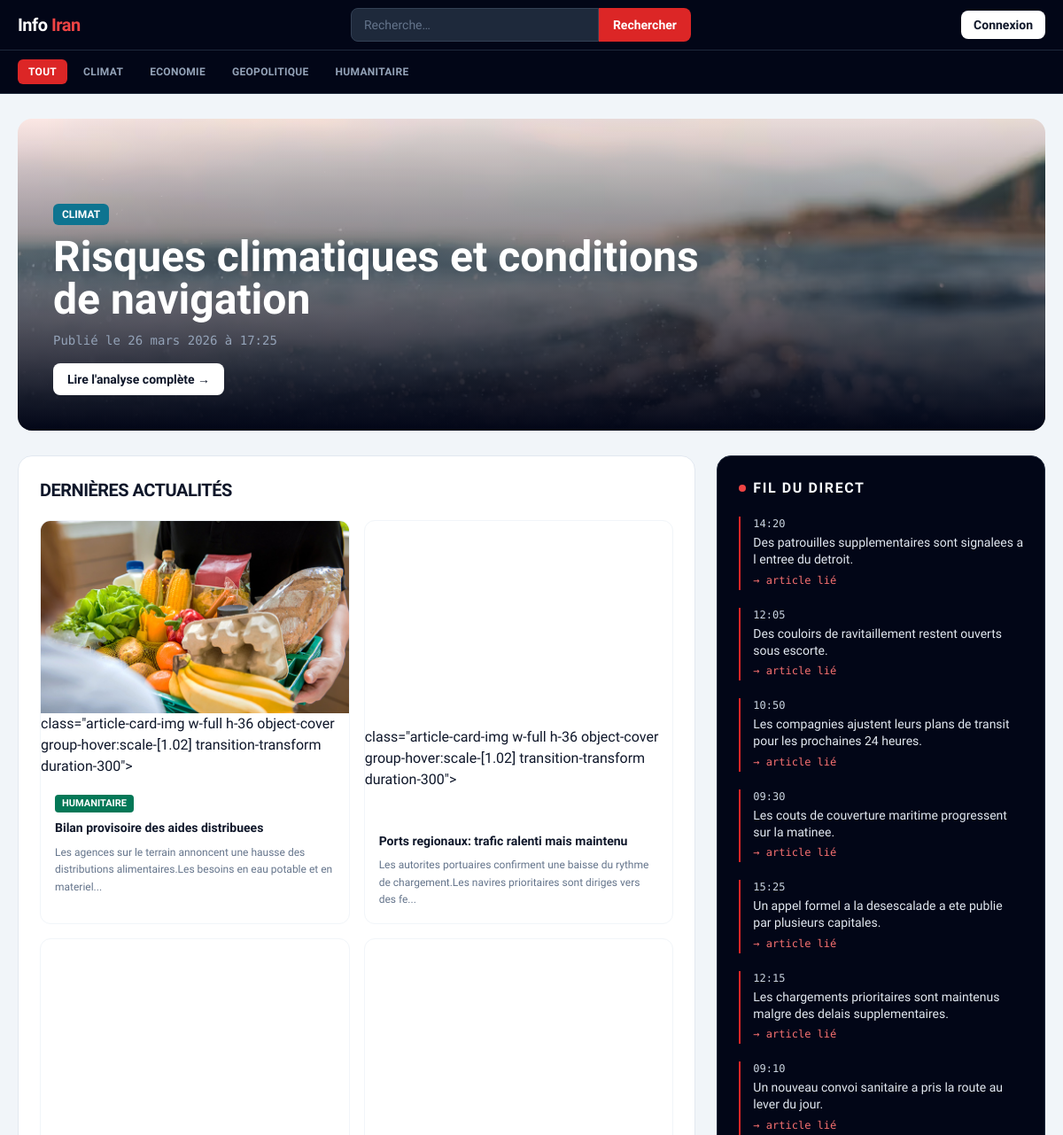
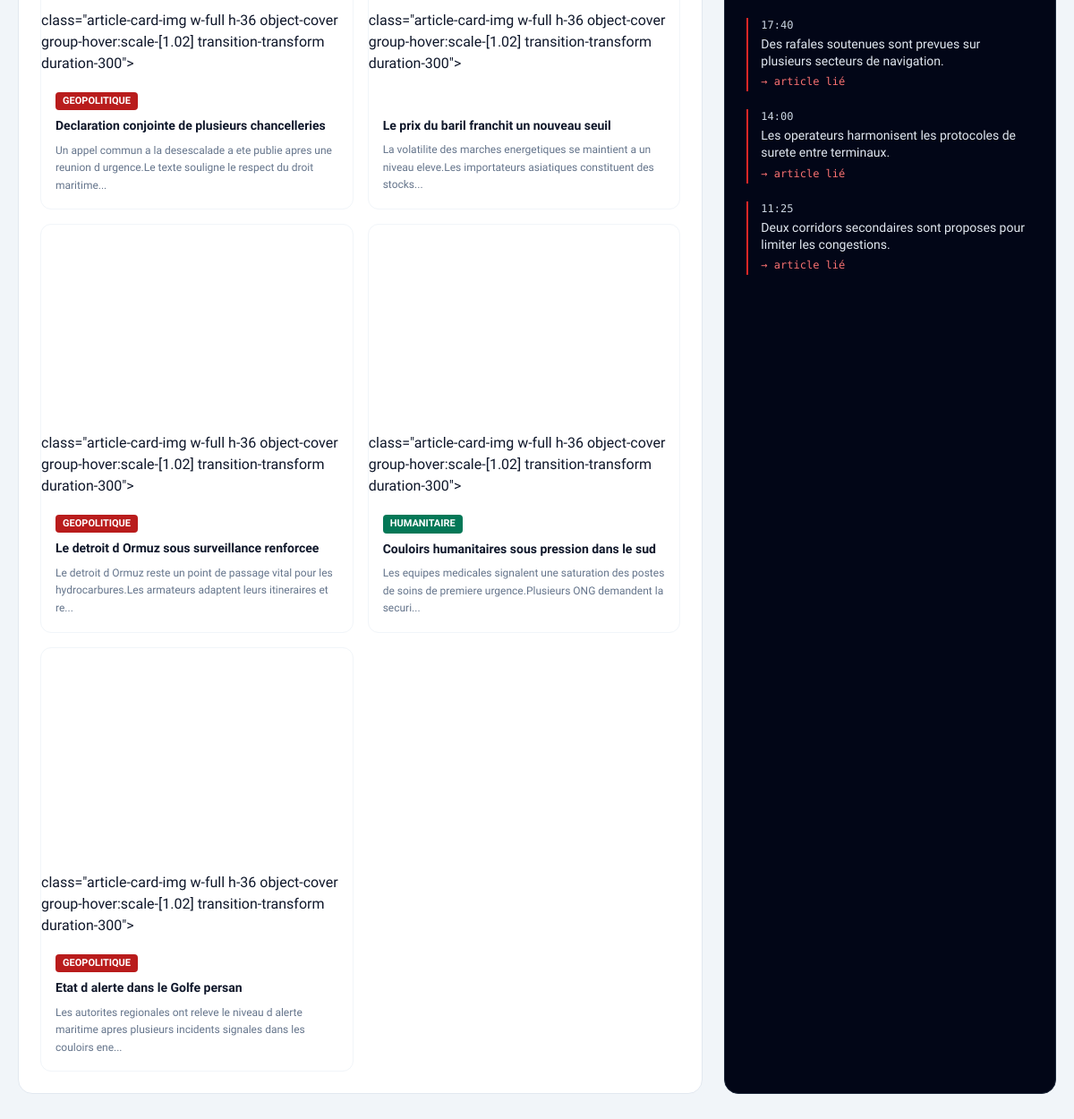
The page / on the database its author committed (2 pictures, top to bottom).
### tables this page shows
CREATE TABLE categories (
    id  INT PRIMARY KEY AUTO_INCREMENT,
    nom VARCHAR(100) NOT NULL,
    description TEXT
);

CREATE TABLE articles (
    id               INT PRIMARY KEY AUTO_INCREMENT,
    titre            VARCHAR(255) NOT NULL,
    slug             VARCHAR(255) UNIQUE NOT NULL,  
    contenu          LONGTEXT NOT NULL,
    date_publication DATETIME DEFAULT CURRENT_TIMESTAMP,
    id_categorie     INT,
    FOREIGN KEY (id_categorie) REFERENCES categories(id) ON DELETE SET NULL
);

CREATE TABLE articles_images (
    id         INT PRIMARY KEY AUTO_INCREMENT,
    id_article INT,
    url_image  VARCHAR(255) NOT NULL,
    legende    VARCHAR(255),
    FOREIGN KEY (id_article) REFERENCES articles(id) ON DELETE CASCADE
);

CREATE TABLE evenements_chronologie (
    id                 INT PRIMARY KEY AUTO_INCREMENT,
    titre_evenement    VARCHAR(200),
    date_evenement     DATETIME NOT NULL,
    description_courte TEXT,
    id_article         INT,
    FOREIGN KEY (id_article) REFERENCES articles(id) ON DELETE SET NULL
);

### models/Database.php (called while the page is built, shortened)
<?php
class Database
{
    private static $instance = null;
    private $pdo;
    private function __construct()
    {
        $host = getenv('DB_HOST') ?: '127.0.0.1';
        $db   = getenv('DB_NAME') ?: 'info_actualite';
        $user = getenv('DB_USER') ?: 'actualite_user';
        $pass = getenv('DB_PASS') ?: 'secret_pw';
        $charset = 'utf8mb4';
        $dsn = "mysql:host={$host};dbname={$db};charset={$charset}";
        $options = [
            PDO::ATTR_ERRMODE => PDO::ERRMODE_EXCEPTION,
            PDO::ATTR_DEFAULT_FETCH_MODE => PDO::FETCH_ASSOC,
            PDO::ATTR_EMULATE_PREPARES => false,
        ];
        $this->pdo = new PDO($dsn, $user, $pass, $options);
    }
    public static function getInstance()
    {
        if (self::$instance === null) {
            self::$instance = new self();
        }
        return self::$instance;
    }
    public function getConnection()
    {
        return $this->pdo;
    }
}

### services/ArticleService.php (called while the page is built, shortened)
<?php
require_once __DIR__ . '/../models/Database.php';
class ArticleService
{
    private $db;
    public function __construct()
    {
        $this->db = Database::getInstance()->getConnection();
    }
    public function getCategories(): array
    {
        $sql = 'SELECT id, nom, description FROM categories ORDER BY nom ASC';
        $stmt = $this->db->query($sql);
        return $stmt->fetchAll(PDO::FETCH_ASSOC);
    }
    public function getFeaturedArticle(?int $categoryId = null, string $searchQuery = ''): ?array
    {
        $sql = "
            SELECT a.*, c.nom AS categorie_nom, img.url_image AS image_url, img.legende AS image_legende
            FROM articles a
            LEFT JOIN categories c ON c.id = a.id_categorie
            LEFT JOIN articles_images img ON img.id = (
                SELECT ai.id
                FROM articles_images ai
                WHERE ai.id_article = a.id
                ORDER BY ai.id ASC
                LIMIT 1
            )
        ";
        $params = [];
        $trimmedSearch = trim($searchQuery);
        $sql .= ' ORDER BY a.id DESC LIMIT 1';
        $stmt = $this->db->prepare($sql);
        $stmt->execute($params);
        $row = $stmt->fetch(PDO::FETCH_ASSOC);
        return $row ?: null;
    }
    public function getRecentArticles(int $limit = 6, int $offset = 1, ?int $categoryId = null, string $searchQuery = ''): array
    {
        $limit = max(1, $limit);
        $offset = max(0, $offset);
        $sql = "
            SELECT a.*, c.nom AS categorie_nom, img.url_image AS image_url, img.legende AS image_legende
            FROM articles a
            LEFT JOIN categories c ON c.id = a.id_categorie
            LEFT JOIN articles_images img ON img.id = (
                SELECT ai.id
                FROM articles_images ai
                WHERE ai.id_article = a.id
                ORDER BY ai.id ASC
                LIMIT 1
            )
        ";
        $params = [];
        $trimmedSearch = trim($searchQuery);
        $sql .= ' ORDER BY a.id DESC LIMIT :offset, :lim';
        $stmt = $this->db->prepare($sql);
        $stmt->bindValue(':offset', $offset, PDO::PARAM_INT);
        $stmt->bindValue(':lim', $limit, PDO::PARAM_INT);
        $stmt->execute();
        return $stmt->fetchAll(PDO::FETCH_ASSOC);
    }
    public function getLiveEvents(int $limit = 10): array
    {
        $limit = max(1, $limit);
        $sql = '
            SELECT ec.*, a.slug AS article_slug
            FROM evenements_chronologie ec
            LEFT JOIN articles a ON a.id = ec.id_article
            ORDER BY ec.date_evenement DESC
            LIMIT :lim
        ';
        $stmt = $this->db->prepare($sql);
        $stmt->bindValue(':lim', $limit, PDO::PARAM_INT);
        $stmt->execute();
        return $stmt->fetchAll(PDO::FETCH_ASSOC);
    }
}

### index.php (the view, shortened to what this page needs)
<?php
require_once __DIR__ . '/services/ArticleService.php';
$articleService = new ArticleService();
function categorySlugify(string $value): string
{
    $ascii = iconv('UTF-8', 'ASCII//TRANSLIT//IGNORE', $value);
    $normalized = strtolower($ascii !== false ? $ascii : $value);
    $slug = preg_replace('/[^a-z0-9]+/', '-', $normalized) ?? '';
    $slug = trim($slug, '-');
    return $slug !== '' ? $slug : 'categorie';
}
$categories = $articleService->getCategories();
$selectedCategoryId = null;
$searchQuery = trim((string)($_GET['q'] ?? ''));
$featuredArticle = $articleService->getFeaturedArticle($selectedCategoryId, $searchQuery);
$recentArticles  = $articleService->getRecentArticles(9, $featuredArticle ? 1 : 0, $selectedCategoryId, $searchQuery);
$liveEvents      = $articleService->getLiveEvents(10);
$categoryColors = [
    'Geopolitique' => 'bg-red-700',
    'Humanitaire'  => 'bg-emerald-700',
    'Economie'     => 'bg-amber-800',
    'Climat'       => 'bg-cyan-700',
];
function normalizeCategoryName(string $value): string
{
    $ascii = iconv('UTF-8', 'ASCII//TRANSLIT//IGNORE', $value);
    return $ascii !== false ? $ascii : $value;
}
function categoryBadgeClass(array $categoryColors, string $categoryName): string
{
    $normalized = normalizeCategoryName($categoryName);
    return $categoryColors[$normalized] ?? 'bg-slate-700';
}
function formatDateFr(string $dateInput): string
{
    $timestamp = strtotime($dateInput);
    $months = [
        1 => 'janvier', 2 => 'février', 3 => 'mars', 4 => 'avril',
        5 => 'mai', 6 => 'juin', 7 => 'juillet', 8 => 'août',
        9 => 'septembre', 10 => 'octobre', 11 => 'novembre', 12 => 'décembre',
    ];
    return date('d', $timestamp) . ' ' . ($months[intval(date('n', $timestamp))] ?? date('m', $timestamp))
        . ' ' . date('Y', $timestamp) . ' à ' . date('H:i', $timestamp);
}
function excerptFromHtml(string $html, int $length = 150): string
{
    $text = trim(preg_replace('/\s+/', ' ', strip_tags($html)) ?? '');
    if (function_exists('mb_strlen') && function_exists('mb_substr')) {
        return rtrim(mb_substr($text, 0, $length)) . '...';
    }
    return rtrim(substr($text, 0, $length)) . '...';
}
function resolveImageUrl(?string $url, string $fallback): string
{
    $candidate = trim((string)$url);
    return $candidate !== '' ? $candidate : $fallback;
}
?>
<!DOCTYPE html>
<html lang="fr">
<head>
</head>
<body class="bg-slate-100 text-slate-900">
    <header class="bg-slate-950 text-white sticky top-0 z-50 border-b border-slate-800">
        <div class="max-w-7xl mx-auto px-5 h-14 flex items-center justify-between gap-4">
            <a href="/" class="font-black tracking-tight text-xl">Info <span class="text-red-500">Iran</span></a>
            <form action="/" method="get" class="hidden md:flex flex-1 max-w-sm mx-6">
                <input type="text" name="q" placeholder="Recherche…"
                    value="<?= htmlspecialchars($searchQuery) ?>"
                    class="w-full px-3.5 py-2 text-sm rounded-l-lg bg-slate-800 border border-slate-700 focus:outline-none focus:border-slate-500 placeholder:text-slate-500">
                <button type="submit"
                    class="px-4 py-2 bg-red-600 hover:bg-red-700 rounded-r-lg text-sm font-semibold transition-colors">
                    Rechercher
                </button>
            </form>
            <a href="/connexion"
                class="text-sm bg-white text-slate-900 px-3.5 py-1.5 rounded-lg font-semibold hover:bg-slate-100 transition-colors">
                Connexion
            </a>
        </div>
        <nav class="border-t border-slate-800">
            <div class="max-w-7xl mx-auto px-5 py-2.5 flex flex-wrap gap-1.5">
                <a href="/"
                   class="text-xs font-semibold uppercase tracking-wide px-3 py-1.5 rounded-md transition-colors
                          <?= $selectedCategoryId === null ? 'bg-red-600 text-white' : 'text-slate-400 hover:text-white hover:bg-slate-800' ?>">
                    Tout
                </a>
                <?php foreach ($categories as $category):
                    $catId   = intval($category['id']);
                    $catSlug = categorySlugify((string)($category['nom'] ?? ''));
                ?>
                    <a href="/categorie/<?= urlencode($catSlug) ?>"
                       class="text-xs font-semibold uppercase tracking-wide px-3 py-1.5 rounded-md transition-colors
                              <?= $selectedCategoryId === $catId ? 'bg-red-600 text-white' : 'text-slate-400 hover:text-white hover:bg-slate-800' ?>">
                        <?= htmlspecialchars($category['nom']) ?>
                    </a>
                <?php endforeach; ?>
            </div>
        </nav>
    </header>
    <main class="max-w-7xl mx-auto px-5 py-7">
        <?php if ($featuredArticle): ?>
            <?php
            $featuredImage = resolveImageUrl($featuredArticle['image_url'] ?? null, '/assets/images/photo-1504711434969-e33886168f5c.jpeg');
            ?>
            <section class="relative overflow-hidden rounded-2xl mb-7 min-h-[22rem] flex items-end">
                <img
                    src="<?= htmlspecialchars($featuredImage) ?>"
                    alt="<?= !empty($featuredArticle['image_legende']) ? htmlspecialchars($featuredArticle['image_legende']) : 'Image à la une' ?>"
                    width="1600"
                    height="900"
                    fetchpriority="high"
                    loading="eager"
                    decoding="async"
                    class="absolute inset-0 w-full h-full object-cover">
                <div class="absolute inset-0 bg-gradient-to-t from-slate-950 via-slate-900/50 to-transparent"></div>
                <div class="relative z-10 p-7 md:p-10 text-white w-full">
                    <span class="inline-block px-2.5 py-1 text-xs font-bold uppercase rounded-md mb-3 <?= categoryBadgeClass($categoryColors, $featuredArticle['categorie_nom'] ?? 'À la une') ?>">
                        <?= htmlspecialchars($featuredArticle['categorie_nom'] ?? 'À la une') ?>
                    </span>
                    <div class="text-3xl md:text-5xl font-black leading-tight mb-3 max-w-3xl">
                        <?= $featuredArticle['titre'] ?>
                    </div>
                    <p class="mono text-sm text-slate-400 mb-4">
                        Publié le <?= htmlspecialchars(formatDateFr($featuredArticle['date_publication'])) ?>
                    </p>
                    <a href="/article/<?= urlencode($featuredArticle['slug']) ?>.html"
                       class="inline-flex items-center gap-2 text-sm font-semibold bg-white text-slate-900 px-4 py-2 rounded-lg hover:bg-slate-100 transition-colors">
                        Lire l'analyse complète →
                    </a>
                </div>
            </section>
        <?php endif; ?>
        <div class="grid grid-cols-1 lg:grid-cols-3 gap-6 deferred-section">
            <section class="lg:col-span-2 bg-white border border-slate-200 rounded-2xl p-6">
                <h2 class="text-xl font-black uppercase tracking-tight mb-5">Dernières actualités</h2>
                <?php if (empty($recentArticles)): ?>
                    <p class="text-slate-500 text-sm">Aucun autre article récent disponible pour le filtre actuel.</p>
                <?php else: ?>
                    <div class="cards-grid grid sm:grid-cols-2 xl:grid-cols-3 gap-4">
                        <?php foreach ($recentArticles as $article): ?>
                            <?php
                            $cardImage = resolveImageUrl($article['image_url'] ?? null, '/assets/images/photo-1504711434969-e33886168f5c.jpeg');
                            ?>
                            <article class="border border-slate-100 rounded-xl overflow-hidden bg-white hover:shadow-md transition-shadow group">
                                <img
                                    src="<?= htmlspecialchars($cardImage) ?>"
                                    alt="<?= !empty($article['image_legende']) ? htmlspecialchars($article['image_legende']) : 'Image article récent' ?>"
                                    width="900"
                                    height="600"
                                    loading="lazy"
                                    decoding="async"
                                    class="article-card-img w-full h-36 object-cover group-hover:scale-[1.02] transition-transform duration-300">
                                <div class="p-4">
                                    <span class="inline-block text-[11px] uppercase font-bold px-2 py-0.5 rounded text-white mb-2 <?= categoryBadgeClass($categoryColors, $article['categorie_nom'] ?? 'Actualité') ?>">
                                        <?= htmlspecialchars($article['categorie_nom'] ?? 'Actualité') ?>
                                    </span>
                                    <a href="/article/<?= urlencode($article['slug']) ?>.html"
                                       class="block text-sm font-bold leading-snug hover:text-red-600 transition-colors mb-2">
                                        <?= strip_tags($article['titre']) ?>
                                    </a>
                                    <p class="text-xs text-slate-500 leading-relaxed">
                                        <?= htmlspecialchars(excerptFromHtml($article['contenu'], 120)) ?>
                                    </p>
                                </div>
                            </article>
                        <?php endforeach; ?>
                    </div>
                <?php endif; ?>
            </section>
            <aside class="bg-slate-950 text-slate-50 rounded-2xl p-6 border border-slate-800">
                <h2 class="text-base font-black uppercase tracking-widest mb-5 flex items-center gap-2">
                    <span class="live-dot inline-block w-2 h-2 rounded-full bg-red-500 animate-pulse"></span>
                    Fil du direct
                </h2>
                <?php if (empty($liveEvents)): ?>
                    <p class="text-sm text-slate-300">Aucun événement pour le moment.</p>
                <?php else: ?>
                    <div class="space-y-5">
                        <?php foreach ($liveEvents as $event): ?>
                            <article class="border-l-2 border-red-600 pl-3.5">
                                <p class="mono text-xs text-slate-300 mb-1">
                                    <?= htmlspecialchars(date('H:i', strtotime($event['date_evenement']))) ?>
                                </p>
                                <div class="text-sm leading-snug text-slate-200">
                                    <?= $event['description_courte'] ?>
                                </div>
                                <?php if (!empty($event['article_slug'])): ?>
                                    <a href="/article/<?= urlencode($event['article_slug']) ?>.html"
                                       class="mono text-xs text-red-400 hover:text-red-300 transition-colors mt-1 inline-block">
                                        → article lié
                                    </a>
                                <?php endif; ?>
                            </article>
                        <?php endforeach; ?>
                    </div>
                <?php endif; ?>
            </aside>
        </div>
    </main>
</body>
</html>

### rows shown on the page
categories: nom "CLIMAT"
categories: nom "ECONOMIE"
categories: nom "GEOPOLITIQUE"
categories: nom "HUMANITAIRE"
articles: articles_images.url_image (picture), id_categorie.nom "CLIMAT", titre "Risques climatiques et conditions de navigation", date_publication "26 mars 2026 à 17:25"
articles: articles_images.url_image (picture), id_categorie.nom "HUMANITAIRE", titre "Bilan provisoire des aides distribuees", contenu "Les agences sur le terrain annoncent une hausse des distributions alimentaires.Les besoins en eau potable et en materiel..."
articles: articles_images.url_image (picture), titre "Ports regionaux: trafic ralenti mais maintenu", contenu "Les autorites portuaires confirment une baisse du rythme de chargement.Les navires prioritaires sont diriges vers des fe..."
articles: articles_images.url_image (picture), id_categorie.nom "GEOPOLITIQUE", titre "Declaration conjointe de plusieurs chancelleries", contenu "Un appel commun a la desescalade a ete publie apres une reunion d urgence.Le texte souligne le respect du droit maritime..."
articles: articles_images.url_image (picture), titre "Le prix du baril franchit un nouveau seuil", contenu "La volatilite des marches energetiques se maintient a un niveau eleve.Les importateurs asiatiques constituent des stocks..."
articles: articles_images.url_image (picture), id_categorie.nom "GEOPOLITIQUE", titre "Le detroit d Ormuz sous surveillance renforcee", contenu "Le detroit d Ormuz reste un point de passage vital pour les hydrocarbures.Les armateurs adaptent leurs itineraires et re..."
articles: articles_images.url_image (picture), id_categorie.nom "HUMANITAIRE", titre "Couloirs humanitaires sous pression dans le sud", contenu "Les equipes medicales signalent une saturation des postes de soins de premiere urgence.Plusieurs ONG demandent la securi..."
articles: articles_images.url_image (picture), id_categorie.nom "GEOPOLITIQUE", titre "Etat d alerte dans le Golfe persan", contenu "Les autorites regionales ont releve le niveau d alerte maritime apres plusieurs incidents signales dans les couloirs ene..."
evenements_chronologie: date_evenement "14:20", description_courte "Des patrouilles supplementaires sont signalees a l entree du detroit."
evenements_chronologie: date_evenement "12:05", description_courte "Des couloirs de ravitaillement restent ouverts sous escorte."
evenements_chronologie: date_evenement "10:50", description_courte "Les compagnies ajustent leurs plans de transit pour les prochaines 24 heures."
evenements_chronologie: date_evenement "09:30", description_courte "Les couts de couverture maritime progressent sur la matinee."
evenements_chronologie: date_evenement "15:25", description_courte "Un appel formel a la desescalade a ete publie par plusieurs capitales."
evenements_chronologie: date_evenement "12:15", description_courte "Les chargements prioritaires sont maintenus malgre des delais supplementaires."
evenements_chronologie: date_evenement "09:10", description_courte "Un nouveau convoi sanitaire a pris la route au lever du jour."
evenements_chronologie: date_evenement "17:40", description_courte "Des rafales soutenues sont prevues sur plusieurs secteurs de navigation."
evenements_chronologie: date_evenement "14:00", description_courte "Les operateurs harmonisent les protocoles de surete entre terminaux."
evenements_chronologie: date_evenement "11:25", description_courte "Deux corridors secondaires sont proposes pour limiter les congestions."
